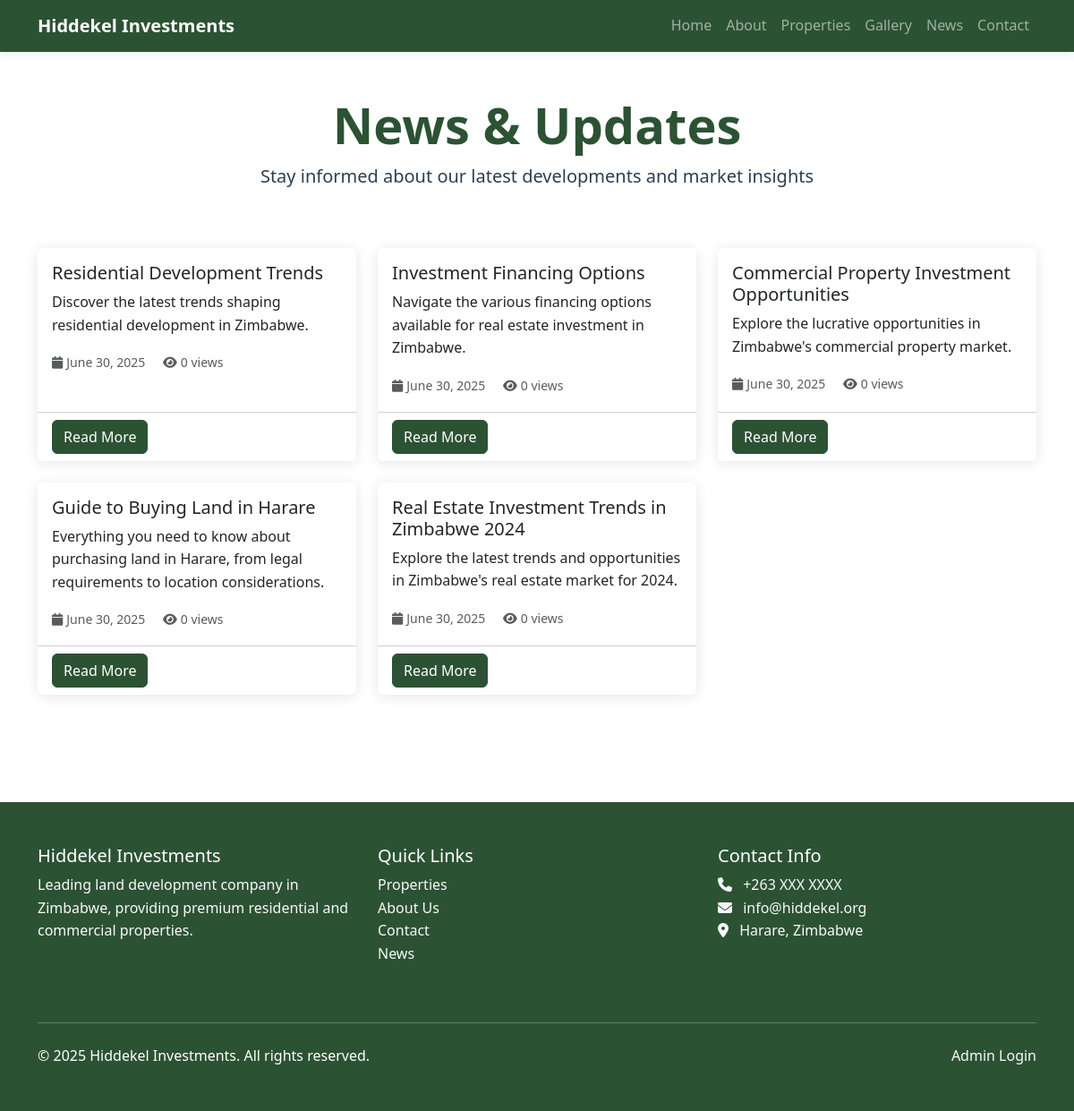
Page /blog on the committed database.
### models.py (models this page shows)
class BlogPost(db.Model):
    id = db.Column(db.Integer, primary_key=True)
    title = db.Column(db.String(200), nullable=False)
    slug = db.Column(db.String(200), unique=True, nullable=False)
    content = db.Column(db.Text)
    excerpt = db.Column(db.Text)
    featured_image = db.Column(db.String(255))
    status = db.Column(db.String(20), default='Published')  # Published, Draft, Featured
    views = db.Column(db.Integer, default=0)
    created_at = db.Column(db.DateTime, default=datetime.utcnow)
    updated_at = db.Column(db.DateTime, default=datetime.utcnow, onupdate=datetime.utcnow)

### routes.py (the view)
@main_bp.route('/blog')
def blog():
    page = request.args.get('page', 1, type=int)
    posts = BlogPost.query.filter_by(status='Published').order_by(
        BlogPost.created_at.desc()
    ).paginate(page=page, per_page=9, error_out=False)
    return render_template('blog.html', posts=posts)

### templates/blog.html (shortened to what this page needs)
{% extends "base.html" %}
{% block content %}
<div class="container py-5">
    <div class="row">
        <div class="col-12 text-center mb-5" data-aos="fade-up">
            <h1 class="display-4 fw-bold text-primary">News & Updates</h1>
            <p class="lead">Stay informed about our latest developments and market insights</p>
        </div>
    </div>
    {% if posts.items %}
    <div class="row">
        {% for post in posts.items %}
        <div class="col-lg-4 col-md-6 mb-4" data-aos="fade-up" data-aos-delay="{{ loop.index * 100 }}">
            <div class="card h-100">
                <div class="card-body">
                    <h5 class="card-title">{{ post.title }}</h5>
                    <p class="card-text">{{ post.excerpt or (post.content[:150] + '...') }}</p>
                    <small class="text-muted">
                        <i class="fas fa-calendar me-1"></i>{{ post.created_at.strftime('%B %d, %Y') }}
                        <i class="fas fa-eye ms-3 me-1"></i>{{ post.views }} views
                    </small>
                </div>
                <div class="card-footer bg-transparent">
                    <a href="{{ url_for('main.blog_post', slug=post.slug) }}" class="btn btn-primary">Read More</a>
                </div>
            </div>
        </div>
        {% endfor %}
    </div>
    {% endif %}
</div>
{% endblock %}

### templates/base.html (style rules this page uses)
:root { --primary-color: #2c5234; --secondary-color: #4a7c59; --accent-color: #f39c12; --text-dark: #2c3e50; --text-light: #7f8c8d; --bg-light: #f8f9fa; }
body { font-family: 'Segoe UI', Tahoma, Geneva, Verdana, sans-serif; line-height: 1.6; color: var(--text-dark); }
.btn-primary { background-color: var(--primary-color); border-color: var(--primary-color); }
.text-primary { color: var(--primary-color) !important; }
.card { border: none; box-shadow: 0 2px 15px rgba(0,0,0,0.1); transition: transform 0.3s ease; }

### rows in the picture
BlogPost: title "Residential Development Trends", excerpt "Discover the latest trends shaping residential development in Zimbabwe.", created_at "June 30, 2025", views "0"
BlogPost: title "Investment Financing Options", excerpt "Navigate the various financing options available for real estate investment in Zimbabwe.", created_at "June 30, 2025", views "0"
BlogPost: title "Commercial Property Investment Opportunities", excerpt "Explore the lucrative opportunities in Zimbabwe's commercial property market.", created_at "June 30, 2025", views "0"
BlogPost: title "Guide to Buying Land in Harare", excerpt "Everything you need to know about purchasing land in Harare, from legal requirements to location considerations.", created_at "June 30, 2025", views "0"
BlogPost: title "Real Estate Investment Trends in Zimbabwe 2024", excerpt "Explore the latest trends and opportunities in Zimbabwe's real estate market for 2024.", created_at "June 30, 2025", views "0"

### other values in the picture
{{ current_year or 2025 }} "2025"
